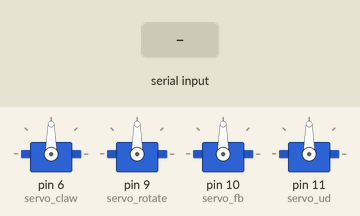
Simulated run of this sketch. Board: Arduino Uno, built with avr-gcc and run on an emulated ATmega328P. On the bench: 4 × servo. Inputs (shaded band) come from the test bench.

Above: at 1.2 s.
1.3 s: "90,45\n" received over Serial
At 2.1 s:
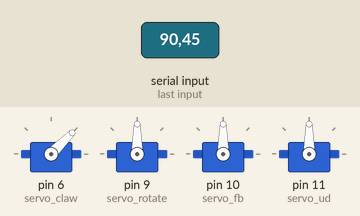
2.8 s: "30,150\n" received over Serial
At 3.3 s:
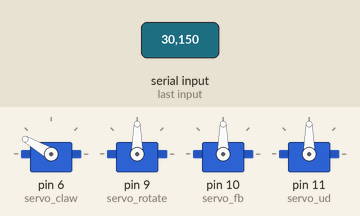
4.3 s: "5\n" received over Serial
At 5.5 s:
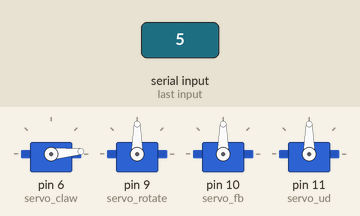
5.8 s: "200\n" received over Serial
At 6.7 s:
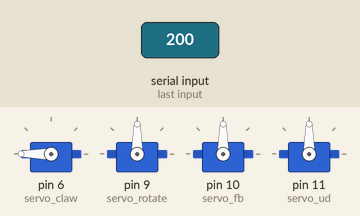
7.3 s: "90\n" received over Serial
At 7.8 s:
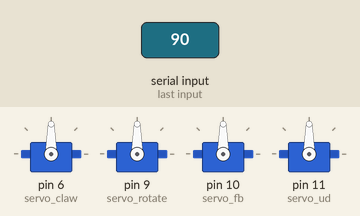
Timing chart, 0 to 9.8 s (numbered marks = the images above; inputs shaded):
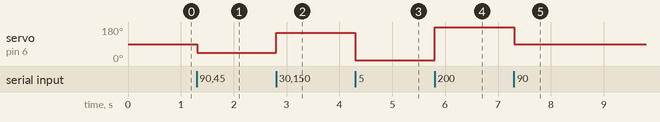

Measured:
- after the input at 1.3 s, servo on pin 6 (servo_claw): 90° → 45° at once
- after the input at 2.8 s, servo on pin 6 (servo_claw): 45° → 150° at once
- after the input at 4.3 s, servo on pin 6 (servo_claw): 150° → 5° at once
- after the input at 5.8 s, servo on pin 6 (servo_claw): 5° → 180° at once
- after the input at 7.3 s, servo on pin 6 (servo_claw): 180° → 90° at once

The sketch:

servo_test.ino
```cpp
#include <Servo.h> // подключаем библиотеку для сервопривода

Servo servo_claw; // объявляем переменную servo типа "servo"
Servo servo_rotate;
Servo servo_fb;
Servo servo_ud;
int val; // освобождаем память в контроллере для переменой

void setup() {
   Serial.begin(9600); // подключаем последовательный порт
   servo_claw.attach(6);
   servo_rotate.attach(9);
   servo_fb.attach(10);
   servo_ud.attach(11);
}

void loop() {
   // проверяем, поступают ли какие-то команды
   if (Serial.available()) {

       val = Serial.parseInt(); // переменная val равна полученной команде
       if (val>600) {
       servo_ud.write(val-600);
       delay(2);
       } else if (val>400) {
        servo_fb.write(val-400);
        delay(2);
       } else if (val>200) {
        servo_rotate.write(val-200);
        delay(2);
       } else if (val>0) {
        servo_claw.write(val);
        delay(2);
       }
   }
}
```
